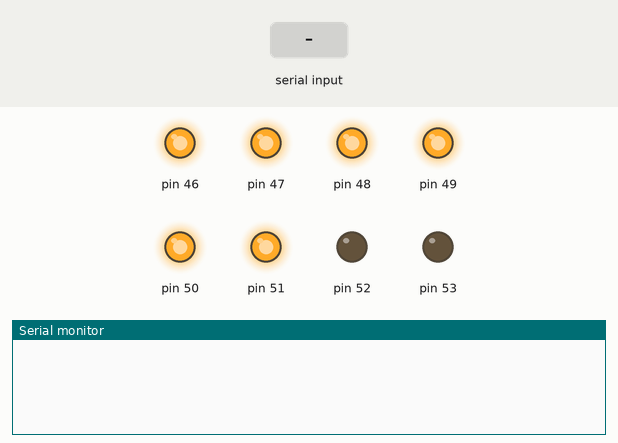
Simulated run of this sketch. Board: Arduino Mega 2560, built with avr-gcc and run on an emulated ATmega2560. Parts: output pins drawn as LEDs (lit = HIGH), the last lines printed to the serial monitor. Inputs (shaded band) come from the test bench.

Above: at 1.2 s.
1.3 s: "90,45\n" received over Serial
At 2.5 s:
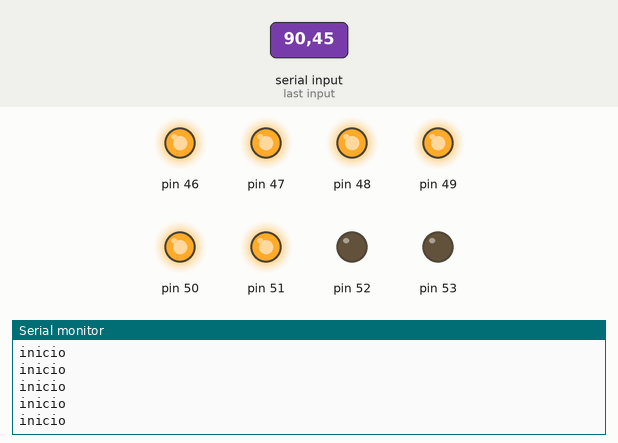
2.8 s: "90,45\n" received over the second serial link
At 3.7 s:
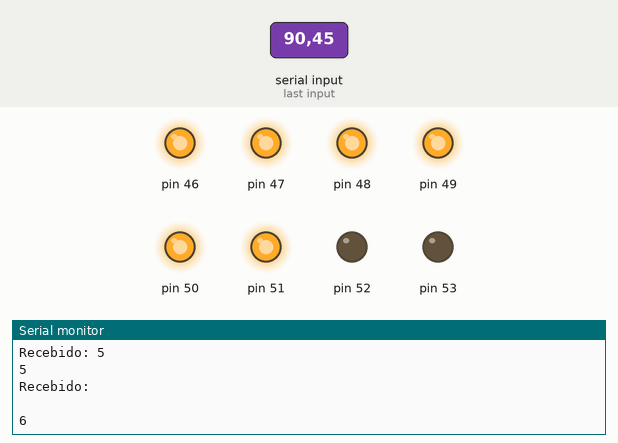
Timing chart, 0 to 5.8 s (numbered marks = the images above; inputs shaded):
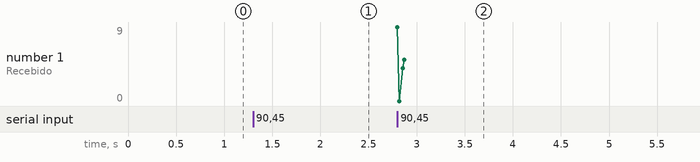

The sketch:

Leitura_com_conversao_e_displays.ino
```cpp
int num[10][8] = {
  //{a,b,c,d,e,f,g,h}
  {1, 1, 1, 1, 1, 1, 0, 0}, // 0 - Inicialização
  {0, 1, 1, 0, 0, 0, 0, 0}, // 1 - Faixa 1
  {1, 1, 0, 1, 1, 0, 1, 0}, // 2 - Faixa 2
  {1, 1, 1, 1, 0, 0, 1, 0}, // 3 - Faixa 3
  {1, 0, 0, 0, 1, 1, 1, 0}, // F - Fora da faixa
};

// Informações das faixas de pesagem, pré-definidas.
#define min_faixa_1 430
#define max_faixa_1 435
#define max_faixa_2 440
#define max_faixa_3 445

char serialInput[150]; // buffer para leitura
char commandByte = 0;
int serialCounter = 0;
bool recebeuPeso = false;

// Funcionamento a base de interrupção, aguarda alguma ação na porta Serial do Arduino.
void serialEvent1() {
  char incomingByte;
  incomingByte = Serial1.read();
  serialInput[serialCounter] = incomingByte;

  Serial.print("Recebido: ");
  Serial.print(serialInput[serialCounter]);

  serialCounter++;

  Serial.println(" ");
  Serial.println(serialCounter, DEC);

  if (serialCounter >= 150) {
    recebeuPeso = true;
    serialCounter = 0;
  }
}

void setup() {
  Serial.begin(9600);
  Serial1.begin(9600);
  for (int i = 46; i < 54; i++)
  {
    pinMode(i, OUTPUT);
    digitalWrite(i, LOW);
  }
  acende(0);
}

void loop() {
  if (Serial.available() > 0)
  {
    commandByte = Serial.read();
    commandByte = 5;
    Serial.println("inicio");
    Serial1.write(commandByte); // Envia uma requisição de forma manual
  }
  if (recebeuPeso == true)
  {
    int int_Peso = 0;
    recebeuPeso = false;
    int_Peso = serialToInt(serialInput[79], serialInput[81], serialInput[82], serialInput[83]); // Os bytes que contem a medida do peso em gramas
    Serial.print("Peso: ");
    Serial.println(int_Peso);
    if (int_Peso >= min_faixa_1 && int_Peso <= max_faixa_1)
    {
      acende(1);
      //Serial.println("Faixa 1 ! 430 a 435g");
    }
    else if (int_Peso > max_faixa_1 && int_Peso <= max_faixa_2)
    {
      acende(2);
      //Serial.println("Faixa 2 ! 435 a 440g");
    }
    else if (int_Peso > max_faixa_2 && int_Peso <= max_faixa_3)
    {
      acende(3);
      //Serial.println("Faixa 3 ! 440 a 445g");
    }
    else
    {
      acende(4);
      //Serial.println("Fora da faixa !");
    }
  }
}

int serialToInt (char mil, char cem, char dez, char um) {
  int inteiro_retorno = 0;
  inteiro_retorno = ((mil - 48) * 1000) + ((cem - 48) * 100) + ((dez - 48) * 10) + (um - 48);
  return inteiro_retorno;
}

void acende(int n) {
  for (int i = 0; i < 8; i++) {
    digitalWrite(i + 46, num[n][i]);
  }
}
```

Measured:
- after the input at 1.3 s, the serial monitor: prints a new line at once (image 1)
- after the input at 2.8 s, the serial monitor: prints a new line at once (image 2)
